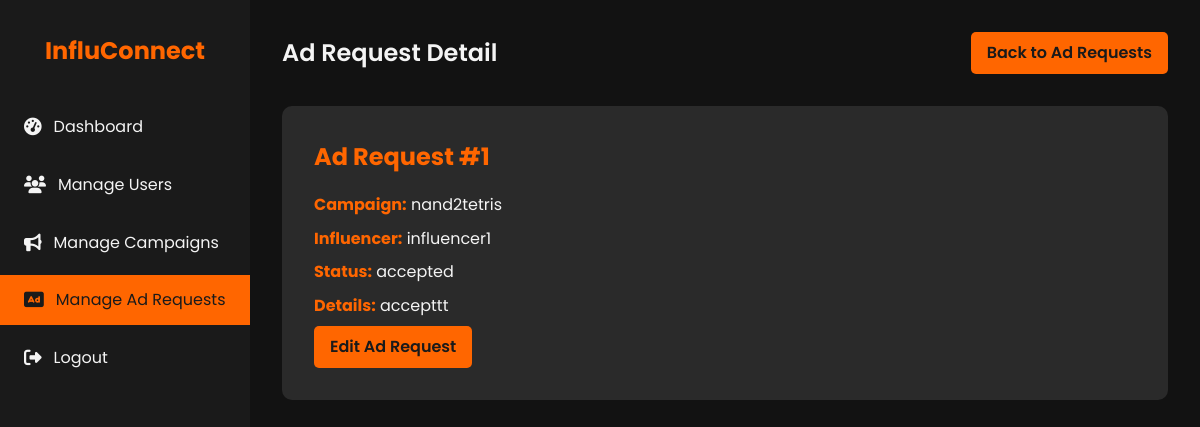
The app's page /admin/ad_requests/1 (signed in) with its own data.
### models.py (models this page shows, shortened)
class AdRequest(db.Model):
    id = db.Column(db.Integer, primary_key=True)
    campaign_id = db.Column(db.Integer, db.ForeignKey('campaign.id', ondelete='CASCADE'), nullable=False)
    influencer_id = db.Column(db.Integer, db.ForeignKey('influencer.id', ondelete='CASCADE'), nullable=False)
    status = db.Column(db.String(50), nullable=False)  # pending, accepted, rejected, negotiated
    details = db.Column(db.Text)
    negotiation_terms = db.Column(db.Text)
    communication_log = db.Column(db.Text)
    renegotiation_email = db.Column(db.String(120), nullable=False)
    company_name = db.Column(db.String(120), nullable=False)
    created_at = db.Column(db.DateTime, default=datetime.utcnow)
    updated_at = db.Column(db.DateTime, default=datetime.utcnow, onupdate=datetime.utcnow)
    campaign = db.relationship('Campaign', backref=db.backref('ad_requests', lazy=True, cascade='all, delete-orphan'))
    influencer = db.relationship('Influencer', backref=db.backref('ad_requests', lazy=True, cascade='all, delete-orphan'))

class Campaign(db.Model):
    id = db.Column(db.Integer, primary_key=True)
    sponsor_id = db.Column(db.Integer, db.ForeignKey('sponsor.id', ondelete='SET NULL'), nullable=True)
    title = db.Column(db.String(120), nullable=False)
    company_name= db.Column(db.String(120), nullable=False)
    description = db.Column(db.Text)
    budget = db.Column(db.Float)
    category = db.Column(db.String(120))
    status = db.Column(db.String(50), nullable=False)  # active, completed, flagged
    start_date = db.Column(db.DateTime)
    end_date = db.Column(db.DateTime)
    is_public = db.Column(db.Boolean, default=True)
    sponsor = db.relationship('Sponsor', backref=db.backref('campaigns', lazy=True, cascade='all, delete-orphan'))

class User(db.Model, UserMixin):
    id = db.Column(db.Integer, primary_key=True)
    username = db.Column(db.String(80), unique=True, nullable=False)
    password = db.Column(db.String(200), nullable=False)
    email = db.Column(db.String(120), unique=True, nullable=False)
    role = db.Column(db.String(50), nullable=False)  # admin, sponsor, influencer
    is_active = db.Column(db.Boolean, default=True)
    sponsor = db.relationship('Sponsor', back_populates='user', uselist=False)
    influencer = db.relationship('Influencer', back_populates='user', uselist=False)

### app.py (the view)
    @app.route('/admin/ad_requests/<int:ad_request_id>')
    @login_required
    @admin_required
    def admin_ad_request_detail(ad_request_id):
        ad_request = AdRequest.query.get_or_404(ad_request_id)
        return render_template('admin_ad_request_detail.html', ad_request=ad_request)

### templates/admin_ad_request_detail.html (shortened to what this page needs)
<!DOCTYPE html>
<html lang="en">
<head>
    <link rel="stylesheet" href="https://cdnjs.cloudflare.com/ajax/libs/font-awesome/6.1.1/css/all.min.css">
</head>
<body>
    <div class="dashboard">
        <aside class="sidebar">
            <div class="logo">
                <h1>InfluConnect</h1>
            </div>
            <nav>
                <ul class="nav-menu">
                    <li class="nav-item">
                        <a href="{{ url_for('admin_dashboard') }}" class="nav-link">
                            <i class="fas fa-tachometer-alt"></i> Dashboard
                        </a>
                    </li>
                    <li class="nav-item">
                        <a href="{{ url_for('admin_users') }}" class="nav-link">
                            <i class="fas fa-users"></i> Manage Users
                        </a>
                    </li>
                    <li class="nav-item">
                        <a href="{{ url_for('admin_campaigns') }}" class="nav-link">
                            <i class="fas fa-bullhorn"></i> Manage Campaigns
                        </a>
                    </li>
                    <li class="nav-item">
                        <a href="{{ url_for('admin_ad_requests') }}" class="nav-link active">
                            <i class="fas fa-ad"></i> Manage Ad Requests
                        </a>
                    </li>
                    <li class="nav-item">
                        <a href="{{ url_for('logout') }}" class="nav-link">
                            <i class="fas fa-sign-out-alt"></i> Logout
                        </a>
                    </li>
                </ul>
            </nav>
        </aside>
        <main class="main-content">
            <header class="header">
                <h1 class="welcome-text">Ad Request Detail</h1>
                <a href="{{ url_for('admin_ad_requests') }}" class="btn">Back to Ad Requests</a>
            </header>
            <section class="ad-request-detail">
                <h2>Ad Request #{{ ad_request.id }}</h2>
                <p><strong>Campaign:</strong> {{ ad_request.campaign.title }}</p>
                <p><strong>Influencer:</strong> {{ ad_request.influencer.user.username }}</p>
                <p><strong>Status:</strong> {{ ad_request.status }}</p>
                <p><strong>Details:</strong> {{ ad_request.details }}</p>
                <a href="{{ url_for('admin_ad_request_edit', ad_request_id=ad_request.id) }}" class="btn">Edit Ad Request</a>
            </section>
        </main>
    </div>
</body>
</html>

### templates/admin_ad_request_detail.html (style rules this page uses)
:root { --primary-color: #1a1a1a; --secondary-color: #ff6600; --text-color: #f4f4f4; --bg-color: #121212; --card-bg-color: #2a2a2a; --hover-color: #ff8533; }
* { margin: 0; padding: 0; box-sizing: border-box; }
body { font-family: 'Poppins', sans-serif; line-height: 1.6; color: var(--text-color); background-color: var(--bg-color); }
.dashboard { display: flex; min-height: 100vh; }
.sidebar { width: 250px; background-color: var(--primary-color); padding: 2rem 0; position: fixed; height: 100vh; overflow-y: auto; }
.logo { text-align: center; margin-bottom: 2rem; }
.logo h1 { color: var(--secondary-color); font-size: 1.5rem; }
.nav-menu { list-style-type: none; }
.nav-item { margin-bottom: 0.5rem; }
.nav-link { display: flex; align-items: center; padding: 0.75rem 1.5rem; color: var(--text-color); text-decoration: none; transition: all 0.3s ease; }
.nav-link:hover, .nav-link.active { background-color: var(--secondary-color); color: var(--primary-color); }
.nav-link i { margin-right: 0.75rem; font-size: 1.1rem; }
.main-content { flex-grow: 1; margin-left: 250px; padding: 2rem; }
.header { display: flex; justify-content: space-between; align-items: center; margin-bottom: 2rem; }
.welcome-text { font-size: 1.5rem; font-weight: 600; }
.btn { background-color: var(--secondary-color); color: var(--primary-color); padding: 0.5rem 1rem; border: none; border-radius: 5px; cursor: pointer; font-weight: 600; transition: all 0.3s ease; text-decoration: none; display: inline-block; }
.ad-request-detail { background-color: var(--card-bg-color); border-radius: 10px; padding: 2rem; margin-bottom: 2rem; }
.ad-request-detail h2 { color: var(--secondary-color); margin-bottom: 1rem; }
.ad-request-detail p { margin-bottom: 0.5rem; }
.ad-request-detail strong { color: var(--secondary-color); }

### records on screen
AdRequest: id "1", status "accepted", details "accepttt"
Campaign: campaign "nand2tetris"
User: influencer.user.username "influencer1"
